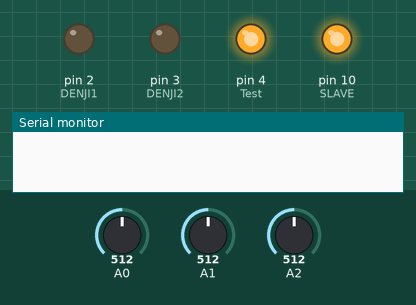
The sketch below on a simulated Arduino Uno, built with avr-gcc and run on an emulated ATmega328P. On the bench: output pins drawn as LEDs (lit = HIGH), the last lines printed to the serial monitor. Inputs (shaded band) come from the test bench; at power-on: A0 = 512, A1 = 512, A2 = 512. The local clock reads 2024-03-15 10:24:30 at power-on unless the sketch sets it; storage starts empty; pins used as bus, display or sensor lines are not drawn.

Above: at 0.1 s.
At 30.8 s:
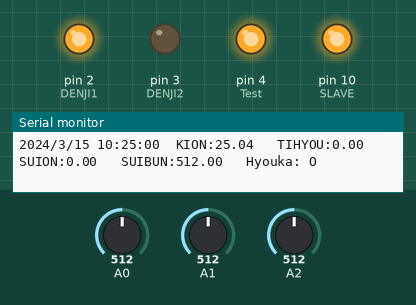
At 121.6 s:
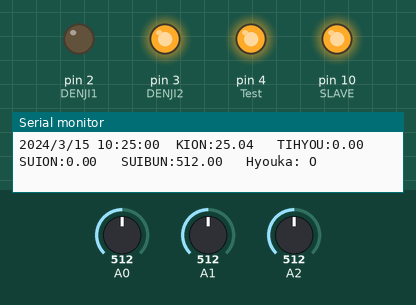
Timing chart, 0 to 123.1 s (numbered marks = the images above):
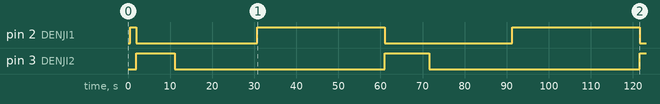

Measured:
- by itself, pin 2 (DENJI1): repeats every 59.0 s: LOW 28.7 s, HIGH 30.3 s
- by itself, pin 3 (DENJI2): goes HIGH 9.1 s, LOW 50.0 s, HIGH 10.6 s, LOW 49.9 s, then HIGH

The sketch:

TEST_Time_and_DENJI.ino
```cpp
#include <SD.h>
#include<SPI.h>
#include <DS1307RTC.h>
#include <Time.h>
#include <Wire.h>
#include <TimeLib.h>
const int chipSelect = 5;

int B = 3975;
String S;
float O;
#define VCC  8
#define GND  9

#define DENJI1 2
#define DENJI2 3
#define Test 4

#define SLAVE 10

void setup() {

#ifdef GND
  pinMode(GND, OUTPUT);
  digitalWrite(GND, LOW);
#endif
#ifdef VCC
  pinMode(VCC, OUTPUT);
  digitalWrite(VCC, HIGH);
#endif
  pinMode(SLAVE, OUTPUT);
  digitalWrite(SLAVE, HIGH);

  Serial.begin(9600);
  SPI.begin();
  SPI.setBitOrder(MSBFIRST);
  SPI.setClockDivider(SPI_CLOCK_DIV4);
  SPI.setDataMode(SPI_MODE0);

  //電磁弁のピン状態
  pinMode(DENJI1, OUTPUT);
  digitalWrite(DENJI1, LOW); //出力0V

  //電磁弁2個目のピン状態
  pinMode(DENJI2, OUTPUT);
  digitalWrite(DENJI2, LOW);

  pinMode(Test, OUTPUT);
  digitalWrite(Test, HIGH);
}

void loop() {
  unsigned int thermocouple; // 14-Bit Thermocouple Temperature Data + 2-Bit
  unsigned int internal; // 12-Bit Internal Temperature Data + 4-Bit
  float disp; // display value

  delay(500);
  digitalWrite(SLAVE, LOW);                             //  Enable the chip
  thermocouple = (unsigned int)SPI.transfer(0x00) << 8;   //  Read high byte thermocouple
  thermocouple |= (unsigned int)SPI.transfer(0x00);       //  Read low byte thermocouple
  internal = (unsigned int)SPI.transfer(0x00) << 8;       //  Read high byte internal
  internal |= (unsigned int)SPI.transfer(0x00);           //  Read low byte internal
  digitalWrite(SLAVE, HIGH);                            //  Disable the chip

  float kion = analogRead(0);
  float okujyou = analogRead(1);
  float suibun = analogRead(2);

  //現在時間/////////////////////////////////////////////////////////
  tmElements_t tm;
  if (RTC.read(tm)) {
    if (tm.Second == 0)
    {
      Serial.print(tmYearToCalendar(tm.Year));
      Serial.write('/');
      Serial.print(tm.Month);
      Serial.write('/');
      Serial.print(tm.Day);
      Serial.print(" ");
      print2digits(tm.Hour);
      Serial.write(':');
      print2digits(tm.Minute);
      Serial.write(':');
      print2digits(tm.Second);
      Serial.print("  ");
    }
  } else {
    if (RTC.chipPresent()) {
      Serial.println("The DS1307 is stopped.  Please run the SetTime");
      Serial.println("example to initialize the time and begin running.");
      Serial.println();
    } else {
      Serial.println("DS1307 read error!  Please check the circuitry.");
      Serial.println();
    }

  }

  //気温(温度センサー)///////////////////////////////////////////////
  float R = (1023 - kion) * 10000 / kion;
  float T = 1 / (log(R / 10000) / B + 1 / 298.15) - 273.15;

  //水温(熱電対)/////////////////////////////////////////////////////
  if ((thermocouple & 0x0001) != 0) {
    Serial.print("ERROR: ");
    if ((internal & 0x0004) != 0) {
      Serial.print("Short to Vcc, ");
    }
    if ((internal & 0x0002) != 0) {
      Serial.print("Short to GND, ");
    }
    if ((internal & 0x0001) != 0) {
      Serial.print("Open Circuit, ");
    }
    Serial.println("\n");
  } else {
    if ((thermocouple & 0x8000) == 0) { // 0℃以上   above 0 Degrees Celsius
      disp = (thermocouple >> 2) * 0.25;
    } else {                          // 0℃未満   below zero
      disp = (0x3fff - (thermocouple >> 2) + 1)  * -0.25;
      Serial.print("SUION:");
      Serial.print(disp);
    }

    //地表温度(非接触温度ユニット)/////////////////////////////////////
    float V = okujyou * 5 / 1024;
    float O = -3.4248 * V * V + 49.898 * V - 64.227;

    //水分量///////////////////////////////////////////////////////////
    //時間の処理が必要
    if (tm.Second >= 0 && tm.Second <= 30)
    {

          //電磁弁のピン状態
          pinMode(DENJI1, OUTPUT);
          digitalWrite(DENJI1, HIGH); //イモの弁を開ける
          pinMode(DENJI2, OUTPUT);
          digitalWrite(DENJI2, LOW); //排水の弁を閉じる
          S = "O";
    }
    if(tm.Second >= 31 && tm.Second <= 40)
    {
          //電磁弁のピン状態
          pinMode(DENJI1, OUTPUT);
          digitalWrite(DENJI1, LOW); //イモの弁を閉じる
          pinMode(DENJI2, OUTPUT);
          digitalWrite(DENJI2, HIGH); //排水の弁を開ける
    }
    if(tm.Second >= 41 && tm.Second <= 59)
    {
          pinMode(DENJI1, OUTPUT);
          digitalWrite(DENJI1, LOW); //イモの弁を閉じる
          pinMode(DENJI2, OUTPUT);
          digitalWrite(DENJI2, LOW); //排水の弁を開ける
    }

  }

  //表示/////////////////////////////////////////////////////////////

  if (tm.Second == 0)
  {
    Serial.print("KION:"); //気温
    Serial.print(T);
    Serial.print("   ");
    Serial.print("TIHYOU:"); //地表温度(日光部分)非接触
    Serial.print(O);
    Serial.print("   ");
    Serial.print("SUION:"); //水温(熱電対①)
    Serial.print(disp);
    Serial.print("   ");
    Serial.print("SUIBUN:"); //水分
    Serial.print(suibun);
    Serial.print("   ");
    Serial.print("Hyouka: "); //電磁弁動作判定
    Serial.print(S);
    Serial.print("\n");

    ////文字列送信処理/////////////////
    Wire.begin(8);
    Wire.write("Hello");
  }
  int i = 1;
     File dataFile = SD.open("data.txt", FILE_WRITE);
    dataFile.println( T + O + disp + suibun + S + i);
    dataFile.close();
  delay(1000);

}

void print2digits(int number) {
  if (number >= 0 && number < 10) {
    Serial.write('0');
  }
  Serial.print(number);
}
```
